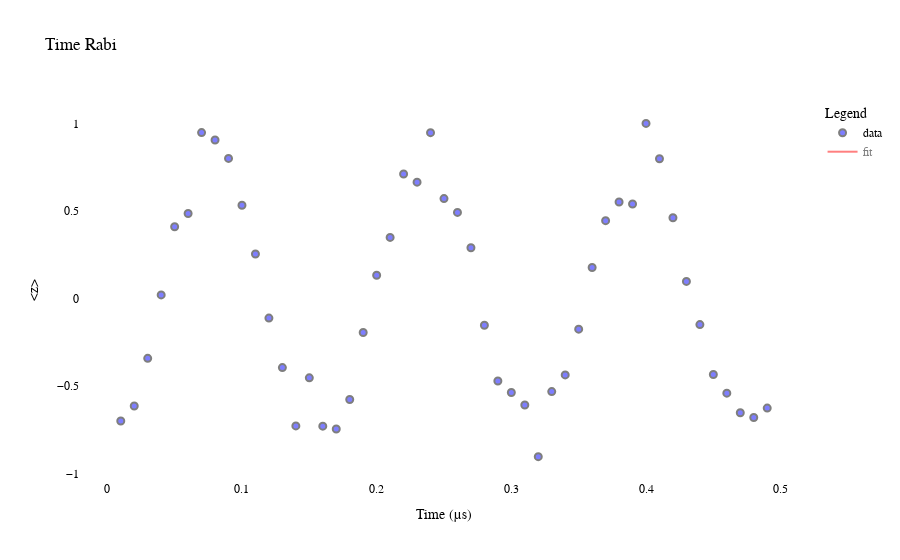

Write notebook code for a chart like this one.
### Markdown cell above
### Calibrate single qubit pulse amplitute

### Code cell
rabi = NormalisedRabi(dut_qubit=dut,step=0.01,stop=0.5, amp=0.19905818643939352,update=True)

### Figure 1 — Plotly figure (JSON) as saved in the notebook; plotly's stock layout.template omitted (floating-point values rounded to 4 significant figures; data arrays with more than 128 entries replaced by an {"elided": "..."} marker saying what was removed)
{"data": [{"marker": {"color": "Blue", "line": {"color": "Black", "width": 2}, "opacity": 0.5, "size": 7}, "mode": "markers", "name": "data", "type": "scatter", "x": [0.01, 0.02, 0.03, 0.04, 0.05, 0.06, 0.07, 0.08, 0.09, 0.1, 0.11, 0.12, 0.13, 0.14, 0.15, 0.16, 0.17, 0.18, 0.19, 0.2, 0.21, 0.22, 0.23, 0.24, 0.25, 0.26, 0.27, 0.28, 0.29, 0.3, 0.31, 0.32, 0.33, 0.34, 0.35, 0.36, 0.37, 0.38, 0.39, 0.4, 0.41, 0.42, 0.43, 0.44, 0.45, 0.46, 0.47, 0.48, 0.49], "y": [-0.6992, -0.6137, -0.3413, 0.02086, 0.4096, 0.4855, 0.9473, 0.9052, 0.8, 0.5327, 0.2544, -0.1118, -0.3941, -0.7271, -0.4525, -0.7285, -0.7446, -0.5762, -0.1941, 0.133, 0.349, 0.711, 0.6644, 0.9471, 0.5705, 0.4918, 0.29, -0.1522, -0.4708, -0.5364, -0.6075, -0.9025, -0.5311, -0.4361, -0.1747, 0.1773, 0.4446, 0.5511, 0.5399, 1, 0.7983, 0.4611, 0.0976, -0.1487, -0.4337, -0.5402, -0.6519, -0.6789, -0.6256]}, {"line": {"color": "Red"}, "mode": "lines", "name": "fit", "type": "scatter", "visible": "legendonly", "x": {"elided": "245 float values"}, "y": {"elided": "245 float values"}}], "layout": {"autosize": true, "font": {"color": "Black", "family": "Courier New, monospace", "size": 12}, "legend": {"title": {"text": "Legend"}}, "plot_bgcolor": "white", "title": {"text": "Time Rabi"}, "xaxis": {"autorange": true, "range": [-0.02047, 0.5205], "title": {"text": "Time (µs)"}, "type": "linear"}, "yaxis": {"autorange": true, "range": [-1.069, 1.166], "title": {"text": "<z>"}, "type": "linear"}}}
